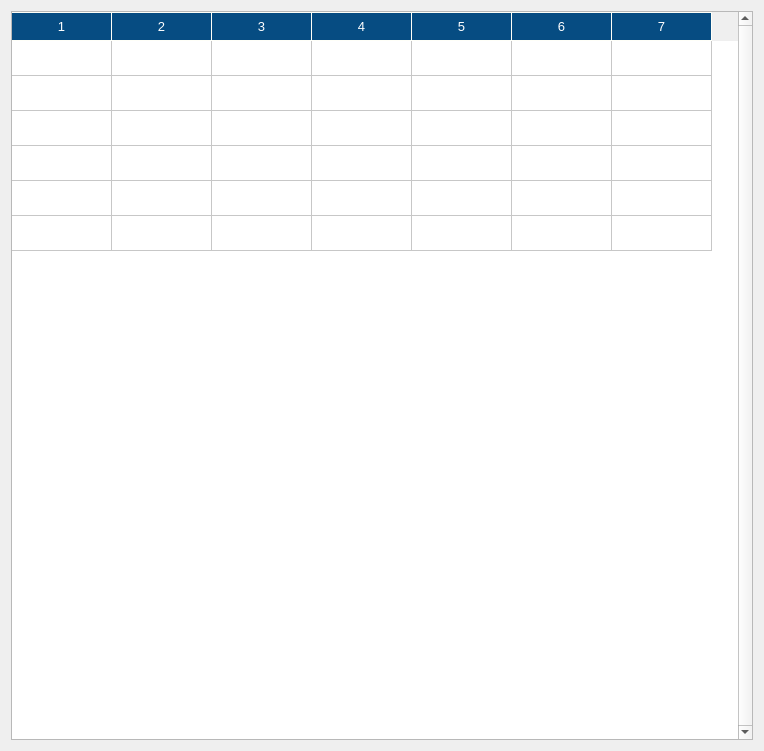
<?xml version="1.0" encoding="UTF-8"?>
<ui version="4.0">
 <class>Dialog</class>
 <widget class="QDialog" name="Dialog">
  <property name="geometry">
   <rect>
    <x>0</x>
    <y>0</y>
    <width>764</width>
    <height>751</height>
   </rect>
  </property>
  <property name="minimumSize">
   <size>
    <width>600</width>
    <height>0</height>
   </size>
  </property>
  <property name="windowTitle">
   <string>Samples</string>
  </property>
  <property name="windowIcon">
   <iconset resource="Assets/Assets.qrc">
    <normaloff>:/assets/icons/icons8-settings-50.png</normaloff>:/assets/icons/icons8-settings-50.png</iconset>
  </property>
  <property name="styleSheet">
   <string notr="true">*{
	
	font: auto &quot;Arial&quot;;
	

}





QPushButton{
	border: none;
	font-weight: bold;
	color: #ffffff;
	background-color:rgb(6, 76, 130);
	min-height: 35px;
	border-radius: 5px;
	min-width:200px;
	font-size:12px;
	
}

QPushButton:pressed {

}

QPushButton:hover{

	background-color:rgb(22, 38, 76);

}

QPushButton:disabled{
	color: #808080;
	background-color:rgb(210, 210, 210);

}

/*********************************************/
QHeaderView::section {
    background-color: rgb(6, 76, 130);
	color: #ffffff;
    padding: 4px;
    font-size: 10pt;
    border-style: none;
    border-bottom: 1px solid #fffff8;
    border-right: 1px solid #fffff8;
}

QHeaderView::section:horizontal
{
    border-top: 1px solid #fffff8;
}

QHeaderView::section:vertical
{
    border: 1px solid #fffff8;
}


/*********************************************/



/*********************************************/
QComboBox
{
	border:2px solid rgb(6, 76, 130);
    border-radius: 3px;
    padding: 1px 18px 1px 8px;
    min-width: 6em;
	min-height: 35px;
	font-size: 14px;
}

QComboBox:enabled{
color: rgb(50, 50, 50);
}

QComboBox:disabled
{
	border:2px solid rgb(210, 210, 210);
	color:(210, 210, 210);

}

QComboBox::down-arrow
{   
	image: url(:/assets/Assets/icons/icons8-arrow-48.png);
	width: 15px;
    height: 15px;

}

QComboBox::drop-down
{
	 background-color: rgb(6, 76, 130);
	 min-width: 30px;
}

QComboBox::drop-down:disabled 
{
	 background-color: rgb(210, 210, 210);
	 min-width: 30px;
}

QComboBox QAbstractItemView {
    border: none;
    selection-background-color: rgb(6, 76, 130);
	selection-color: rgb(6, 76, 130);


}

QComboBox QAbstractItemView {
    border: none;
}

QComboBox QAbstractItemView::item {
    border: none;
	height:30px;
}

/*********************************************/

QDateEdit
{
	border:2px solid rgb(6, 76, 130);
    border-radius: 3px;
    padding: 1px 18px 1px 8px;
    min-width: 6em;
	min-height: 35px;
	font-size: 16px;
}


QDateEdit:disabled ,
QDateEdit:disabled 
{
	border:2px solid rgb(200, 200, 200);
}



QDateEdit::up-arrow
{   
	image: url(:/assets/Assets/icons/icons8-uptriangle-48.png);
	width: 10px;
    height: 10px;

}

QDateEdit::down-arrow 
{   
	image: url(:/assets/Assets/icons/icons8-downtriangle-48.png);
	width: 10px;
    height: 10px;

}

QDateEdit::up-button,
QDateEdit::down-button
{
    subcontrol-origin: border;
	background-color:rgb(6, 76, 130);
    width: 30px;
}


QDateEdit::up-button:disabled ,
QDateEdit::down-button:disabled
    {
    subcontrol-origin: border;
	background-color:rgb(209, 209, 209);
    width: 30px;
}

QDateEdit:focus
{
	background: rgb(241, 241, 241);
	/*selection-background-color: black;*/
}

/*********************************************/

QSpinBox, QDoubleSpinBox  
{
	border:2px solid rgb(6, 76, 130);
    border-radius: 3px;
    padding: 1px 18px 1px 8px;
    min-width: 6em;
	min-height: 35px;
	font-size: 16px;
}

QSpinBox:enabled, QDoubleSpinBox:enabled{
color: rgb(50, 50, 50);
}


QSpinBox:disabled ,
QDoubleSpinBox:disabled 
{
	border:2px solid rgb(200, 200, 200);
	color:(210, 210, 210);
}

QSpinBox:focus , QDoubleSpinBox:focus
{
	background-color:red;
}

QSpinBox::up-arrow, QDoubleSpinBox::up-arrow
{   
	image: url(:/assets/Assets/icons/icons8-uptriangle-48.png);
	width: 10px;
    height: 10px;

}

QSpinBox::down-arrow ,  QDoubleSpinBox::down-arrow
{   
	image: url(:/assets/Assets/icons/icons8-downtriangle-48.png);
	width: 10px;
    height: 10px;

}

QSpinBox::up-button,
QSpinBox::down-button,
QDoubleSpinBox::up-button,
QDoubleSpinBox::down-button   {
    subcontrol-origin: border;
	background-color:rgb(6, 76, 130);
    width: 30px;
}


QSpinBox::up-button:disabled ,
QSpinBox::down-button:disabled ,
QDoubleSpinBox::up-button:disabled ,
QDoubleSpinBox::down-button:disabled    {
    subcontrol-origin: border;
	background-color:rgb(209, 209, 209);
    width: 30px;
}

QSpinBox:focus, QDoubleSpinBox:focus{
	background: rgb(241, 241, 241);
	/*selection-background-color: black;*/
}


/*******************************************/


QCheckBox::indicator {
    width: 25px;
    height: 25px;
	border:2px solid rgb(6, 76, 130);
	border-radius: 3px;
	
}

QCheckBox::indicator:checked {
    image:url(:/assets/Assets/icons/icons8-check-50.png);
	background-color:rgb(6, 76, 130);
}

/*******************************************/
QLineEdit
{
	border:2px solid rgb(6, 76, 130);
    border-radius: 3px;
    padding: 1px 18px 1px 8px;
    min-width: 6em;
	min-height: 35px;
	font-size: 16px;
}

/*******************************************/

QProgressBar {
    border: none;
    border-radius: 5px;
    text-align: center;
	background-color:rgb(43, 43, 43);
	color:#ffffff;
	font-weight: bold;
	font-size: 20px;
	height: 32;
}

QProgressBar::chunk {
    background-color: rgb(8, 103, 176);
    width: 20px;


}


/*******************************************/

QTabBar::tab:selected {
    background: rgb(6, 76, 130);
	font-weight: bold;
	font-size: 20px;
}

QTabBar::tab:!selected {
	border-left: 1px solid rgb(199, 199, 199);
	border-right: 1px solid rgb(199, 199, 199);
}

QTabBar::tab{
	height:40px;
	width: 150px;
	background-color: rgb(93, 93, 93);
	color: rgb(255,255,255);
	font-size: 16px;
}


QTabWidget::pane { /* The tab widget frame */
    border-top: 2px solid rgb(6, 76, 130);


}
QTabWidget{
background-color: rgb(48, 48, 48)
}
/*******************************************/














QGroupBox{
	font-weight: bold;
}

QLineEdit:hover{
	border: 1px solid black;
	background: #e4f0fa;
}

QLineEdit:focus {
	color: white;
	background: #0078D7;
	selection-background-color: black;
}

QSpinBox:hover{
	background: #e4f0fa;
}



QDoubleSpinBox:hover{
	background: #e4f0fa;
}


QTimeEdit:hover{
	background: #e4f0fa;
}

QTimeEdit:focus {
	color: white;
	background: #0078D7;
	selection-background-color: black;
}

QListView::item{
	height: 30px;
}
</string>
  </property>
  <property name="modal">
   <bool>false</bool>
  </property>
  <layout class="QVBoxLayout" name="verticalLayout_2">
   <item>
    <widget class="QTableWidget" name="samples_table">
     <property name="verticalScrollBarPolicy">
      <enum>Qt::ScrollBarAlwaysOn</enum>
     </property>
     <property name="horizontalScrollBarPolicy">
      <enum>Qt::ScrollBarAlwaysOff</enum>
     </property>
     <property name="sizeAdjustPolicy">
      <enum>QAbstractScrollArea::AdjustToContents</enum>
     </property>
     <property name="rowCount">
      <number>6</number>
     </property>
     <property name="columnCount">
      <number>7</number>
     </property>
     <attribute name="verticalHeaderVisible">
      <bool>false</bool>
     </attribute>
     <attribute name="verticalHeaderDefaultSectionSize">
      <number>35</number>
     </attribute>
     <row/>
     <row/>
     <row/>
     <row/>
     <row/>
     <row/>
     <column/>
     <column/>
     <column/>
     <column/>
     <column/>
     <column/>
     <column/>
    </widget>
   </item>
  </layout>
 </widget>
 <resources>
  <include location="Assets/Assets.qrc"/>
 </resources>
 <connections/>
</ui>
